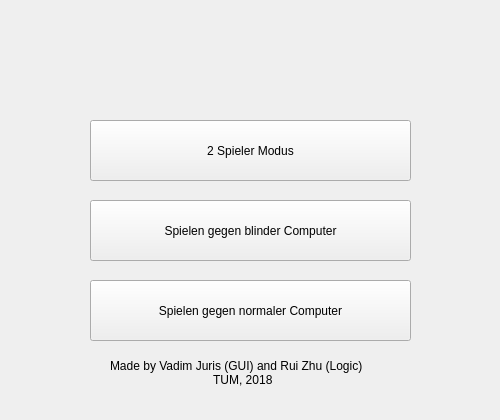
<?xml version="1.0" encoding="UTF-8"?>
<ui version="4.0">
 <class>MainWindow</class>
 <widget class="QMainWindow" name="MainWindow">
  <property name="geometry">
   <rect>
    <x>0</x>
    <y>0</y>
    <width>500</width>
    <height>420</height>
   </rect>
  </property>
  <property name="windowTitle">
   <string>BattleShips</string>
  </property>
  <widget class="QWidget" name="centralWidget">
   <widget class="QLabel" name="label">
    <property name="geometry">
     <rect>
      <x>90</x>
      <y>10</y>
      <width>301</width>
      <height>101</height>
     </rect>
    </property>
    <property name="text">
     <string/>
    </property>
    <property name="textFormat">
     <enum>Qt::PlainText</enum>
    </property>
    <property name="pixmap">
     <pixmap resource="pics.qrc">:/ShipPic.png</pixmap>
    </property>
   </widget>
   <widget class="QPushButton" name="pushButton">
    <property name="geometry">
     <rect>
      <x>90</x>
      <y>120</y>
      <width>321</width>
      <height>61</height>
     </rect>
    </property>
    <property name="focusPolicy">
     <enum>Qt::NoFocus</enum>
    </property>
    <property name="text">
     <string>2 Spieler Modus</string>
    </property>
   </widget>
   <widget class="QPushButton" name="pushButton_2">
    <property name="geometry">
     <rect>
      <x>90</x>
      <y>280</y>
      <width>321</width>
      <height>61</height>
     </rect>
    </property>
    <property name="focusPolicy">
     <enum>Qt::NoFocus</enum>
    </property>
    <property name="text">
     <string>Spielen gegen normaler Computer</string>
    </property>
   </widget>
   <widget class="QPushButton" name="pushButton_3">
    <property name="geometry">
     <rect>
      <x>90</x>
      <y>200</y>
      <width>321</width>
      <height>61</height>
     </rect>
    </property>
    <property name="focusPolicy">
     <enum>Qt::NoFocus</enum>
    </property>
    <property name="text">
     <string>Spielen gegen blinder Computer</string>
    </property>
   </widget>
   <widget class="QLabel" name="label_2">
    <property name="geometry">
     <rect>
      <x>110</x>
      <y>350</y>
      <width>281</width>
      <height>31</height>
     </rect>
    </property>
    <property name="text">
     <string>Made by Vadim Juris (GUI) and Rui Zhu (Logic)</string>
    </property>
   </widget>
   <widget class="QLabel" name="label_3">
    <property name="geometry">
     <rect>
      <x>210</x>
      <y>370</y>
      <width>81</width>
      <height>20</height>
     </rect>
    </property>
    <property name="text">
     <string> TUM, 2018</string>
    </property>
   </widget>
  </widget>
  <widget class="QMenuBar" name="menuBar">
   <property name="geometry">
    <rect>
     <x>0</x>
     <y>0</y>
     <width>500</width>
     <height>30</height>
    </rect>
   </property>
  </widget>
 </widget>
 <layoutdefault spacing="6" margin="11"/>
 <resources>
  <include location="pics.qrc"/>
 </resources>
 <connections/>
</ui>
